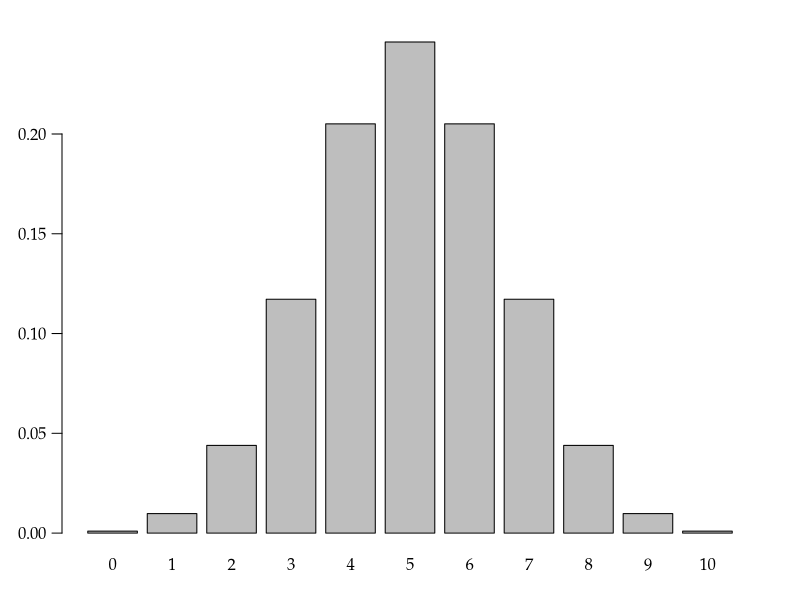

R code for this plot:
args = commandArgs()
basename = sub(".R$", "", sub("^--file=(.*/)?", "", args[grep("^--file=", args)]))
if (length(basename) != 0)
    quartz(type="pdf", file=paste0(basename, ".pdf"), width=5, height=3)
par(family="Palatino")
par(mgp=c(2,0.8,0)) # title and axis margins. default: c(3,1,0)
par(mar=c(3,3,2,2)+0.1) # bottom, left, top, right margins. default: c(5,4,4,2)+0.1
barplot(dbinom(0:10,10,0.5), names.arg=0:10, las=1)
dev.off()
